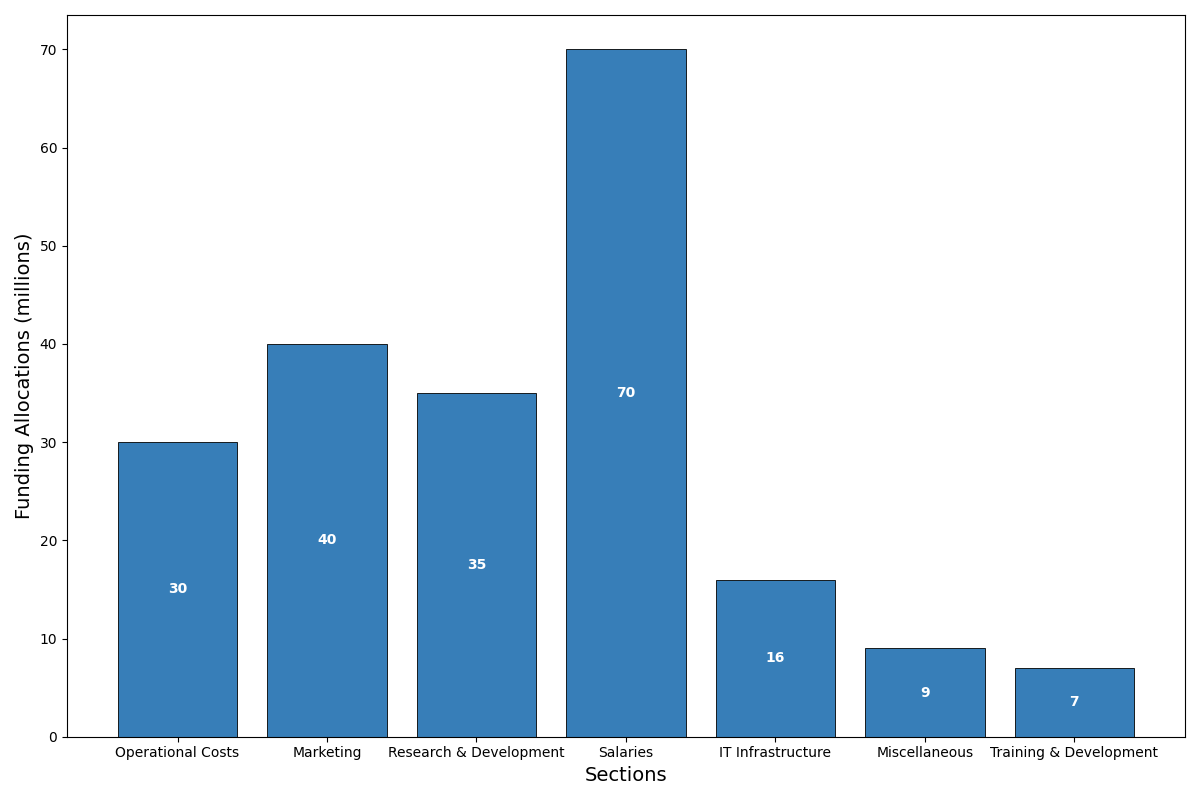

This chart was generated by the following Python code:
import matplotlib.pyplot as plt
import numpy as np

years = np.array([2018, 2019, 2020, 2021, 2022])
categories = ['IT Infrastructure', 'Marketing', 'Research & Development', 'Miscellaneous', 
              'Salaries', 'Operational Costs', 'Training & Development']

data = np.array([
    [8, 10, 12, 14, 16],        # IT Infrastructure
    [20, 25, 30, 35, 40],       # Marketing
    [15, 20, 25, 30, 35],       # Research & Development
    [5, 6, 7, 8, 9],            # Miscellaneous
    [50, 55, 60, 65, 70],       # Salaries
    [10, 15, 20, 25, 30],       # Operational Costs
    [3, 4, 5, 6, 7]             # Training & Development
])

sorted_indices = [5, 1, 2, 4, 0, 3, 6]
data = data[sorted_indices]
categories = np.array(categories)[sorted_indices]

fig, ax = plt.subplots(figsize=(12, 8))
ax.bar(categories, data[:, -1], color='#377eb8', edgecolor='k', linewidth=0.6)

ax.set_xlabel("Sections", fontsize=14)
ax.set_ylabel("Funding Allocations (millions)", fontsize=14)

for i, value in enumerate(data[:, -1]):
    ax.text(i, value / 2, f'{value}', ha='center', va='center', fontsize=10, color='white', fontweight='bold')

plt.tight_layout()
plt.show()
